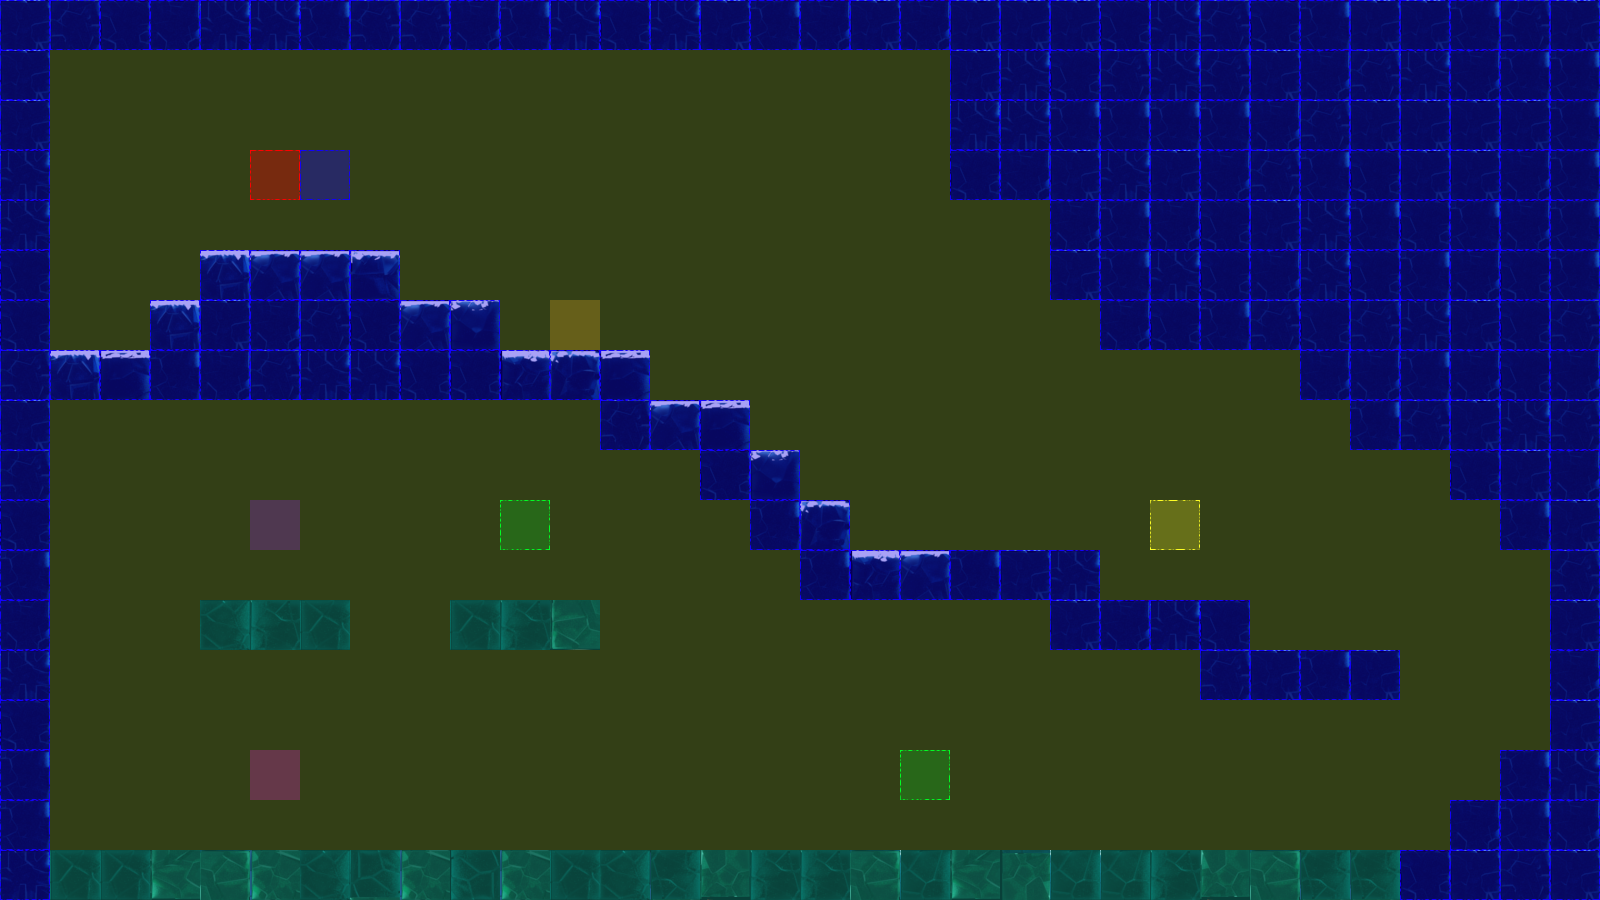

A level layout from a 2D game, rendered from its tile map. Below: a short description, then the map file with tile-grid data replaced by summaries:
An orthogonal 32x18 tile map with 50x50 px tiles, 3 tile layers (terrain, collision, event), 2 tilesets.

<map version="1.0" orientation="orthogonal" renderorder="left-up" width="32" height="18" tilewidth="50" tileheight="50" nextobjectid="3">
 <tileset firstgid="1" name="frozenPlainsTile" tilewidth="50" tileheight="50" tilecount="50" columns="10">
  <image source="tiles/iceTile.png" width="500" height="251" />
 </tileset>
 <tileset firstgid="51" name="collisionTile" tilewidth="50" tileheight="50" tilecount="12" columns="3">
  <image source="tiles/collisionTile.png" width="150" height="200" />
 </tileset>
 <layer name="terrain" width="32" height="18">
  <data>[576 cells, 226 non-empty, 26 distinct tile ids]</data>
 </layer>
 <layer name="collision" width="32" height="18">
  <data>[576 cells, 576 non-empty, 3 distinct tile ids]</data>
 </layer>
 <layer name="event" width="32" height="18">
  <data>[576 cells, 8 non-empty, 7 distinct tile ids]</data>
 </layer>
</map>
